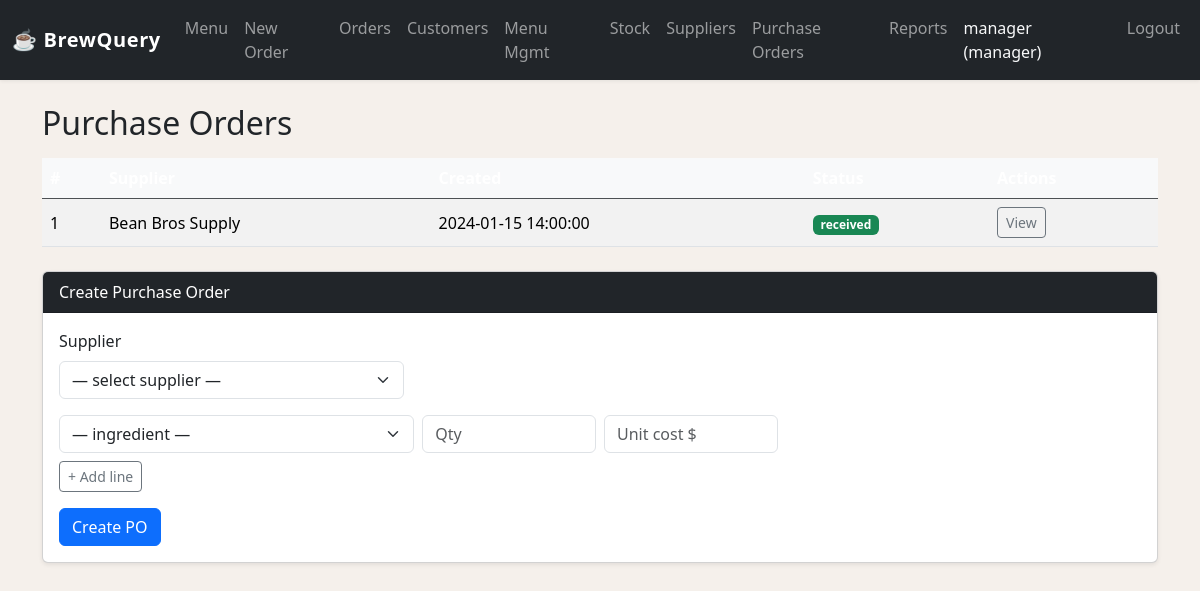
Screenshot of /purchase_orders.php (signed in) with the database file from the repository.
### tables this page shows
CREATE TABLE purchase_order (
    PO_id INT PRIMARY KEY AUTO_INCREMENT,
    Supplier_id INT NOT NULL,
    CreatedAt DATETIME NOT NULL DEFAULT CURRENT_TIMESTAMP,
    Status ENUM('open','received') NOT NULL DEFAULT 'open',
    FOREIGN KEY (Supplier_id) REFERENCES supplier(Supplier_id)
);

CREATE TABLE supplier (
    Supplier_id INT PRIMARY KEY AUTO_INCREMENT,
    Name VARCHAR(150) NOT NULL,
    Contact VARCHAR(200) NOT NULL
);

### helpers.php (called while the page is built, shortened)
<?php
function e(string $s): string {
    return htmlspecialchars($s, ENT_QUOTES | ENT_SUBSTITUTE, 'UTF-8');
}

### purchase_orders.php (the view, shortened to what this page needs)
<?php
require_once __DIR__ . '/helpers.php';
require_once __DIR__ . '/layout.php';
$pdo = get_pdo();
$pos         = $pdo->query(
    "SELECT po.*, s.Name AS SupplierName
     FROM purchase_order po
     JOIN supplier s ON s.Supplier_id = po.Supplier_id
     ORDER BY po.CreatedAt DESC"
)->fetchAll();
?>
<h2 class="mb-3">Purchase Orders</h2>
<table class="table table-striped align-middle mb-4">
    <thead class="table-dark">
        <tr><th>#</th><th>Supplier</th><th>Created</th><th>Status</th><th>Actions</th></tr>
    </thead>
    <tbody>
    <?php foreach ($pos as $po): ?>
    <tr>
        <td><?= (int)$po['PO_id'] ?></td>
        <td><?= e($po['SupplierName']) ?></td>
        <td><?= e($po['CreatedAt']) ?></td>
        <td>
            <span class="badge <?= $po['Status'] === 'received' ? 'bg-success' : 'bg-warning text-dark' ?>">
                <?= e($po['Status']) ?>
            </span>
        </td>
        <td>
            <a href="purchase_orders.php?view=<?= (int)$po['PO_id'] ?>"
               class="btn btn-sm btn-outline-secondary">View</a>
        </td>
    </tr>
    <?php endforeach; ?>
    </tbody>
</table>
<div class="card shadow-sm">
    <div class="card-header bg-dark text-white">Create Purchase Order</div>
    <div class="card-body">
        <form method="POST" action="purchase_orders.php">
            <div class="row mb-3">
                <div class="col-md-4">
                    <label class="form-label">Supplier</label>
                    <select name="supplier_id" class="form-select" required>
                        <option value="">— select supplier —</option>
                    </select>
                </div>
            </div>
            <div id="poLines">
                <div class="row g-2 mb-2 po-line">
                    <div class="col-md-4">
                        <select name="ingredient_id[]" class="form-select">
                            <option value="">— ingredient —</option>
                        </select>
                    </div>
                    <div class="col-md-2">
                        <input type="number" name="qty[]" class="form-control"
                               placeholder="Qty" min="0" step="0.001">
                    </div>
                    <div class="col-md-2">
                        <input type="number" name="unit_cost[]" class="form-control"
                               placeholder="Unit cost $" min="0" step="0.01">
                    </div>
                </div>
            </div>
            <button type="button" class="btn btn-sm btn-outline-secondary mb-3"
                    onclick="addLine()">+ Add line</button>
            <br>
            <button type="submit" name="create_po" class="btn btn-primary">Create PO</button>
        </form>
    </div>
</div>

### styles.css (style rules this page uses)
body { background-color: #f5f0eb; }
.table th { font-weight: 600; background-color: #f8f9fa; }

### rows the page displays
purchase_order: PO_id "1", Supplier.Name "Bean Bros Supply", CreatedAt "2024-01-15 14:00:00", Status "received"

### other values shown
$staff['Username'] "manager"
$staff['Role'] "manager"
